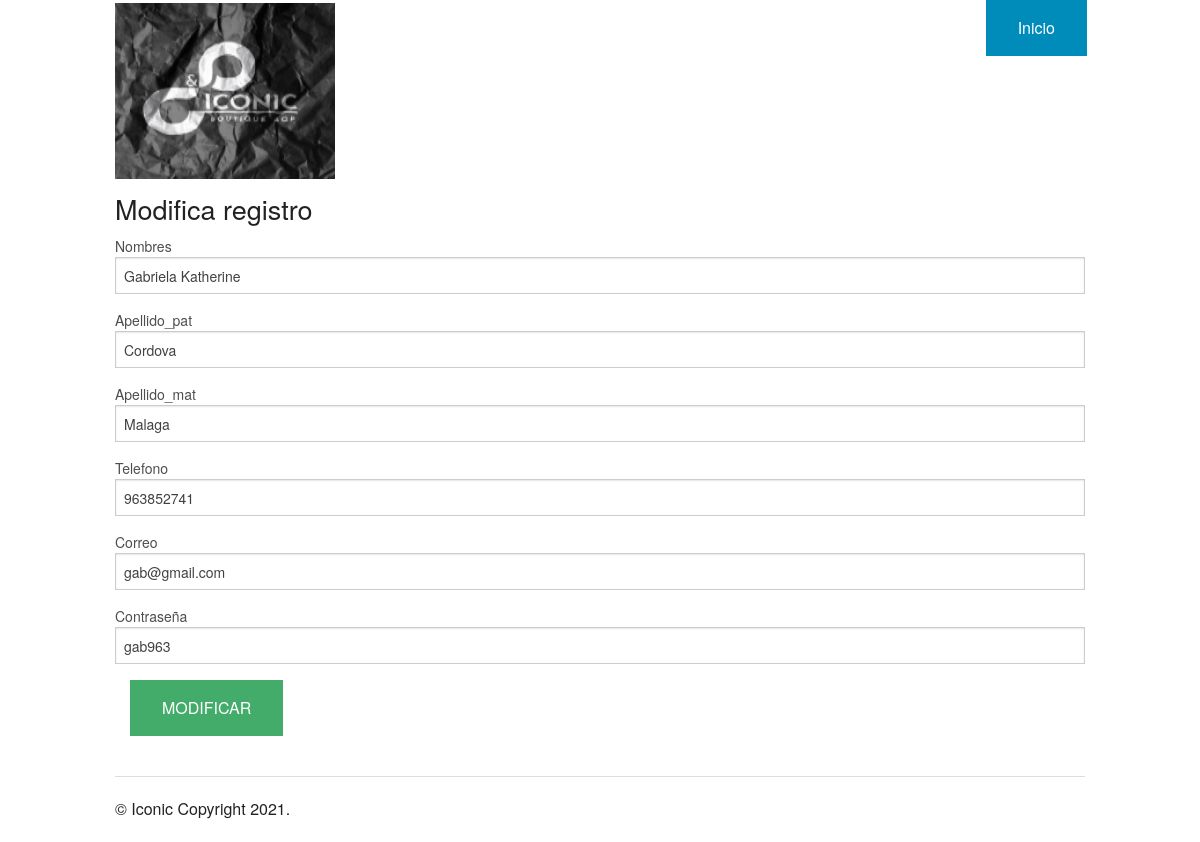
Page /details.php?id=1 on the committed database.
### tables this page shows
CREATE TABLE `cliente` (
  `id` int(11) NOT NULL,
  `nombres` varchar(254) NOT NULL,
  `apellidopat` varchar(254) NOT NULL,
  `apellidomat` varchar(254) NOT NULL,
  `telefono` varchar(254) NOT NULL,
  `correo` varchar(254) NOT NULL,
  `password` varchar(254) NOT NULL
);

### db/database_utilities.php (called while the page is built, shortened)
<?php
$mysqli = new mysqli(DB_HOST,DB_USER,DB_PASSWORD,DB_DATABASE);
function get_user_by_id( $id )
{
	global $mysqli;
	$sql = "SELECT * FROM cliente WHERE id = {$id}";
	$result = $mysqli->query($sql);
	if( $result->num_rows )
		return $result->fetch_assoc();
	return false;
}

### details.php (the view, shortened to what this page needs)
<?php
include_once('db/database_utilities.php');
$id = isset( $_GET['id'] ) ? $_GET['id'] : '';
$user = get_user_by_id( $id );
?>
<!doctype html>
<html class="no-js" lang="es">
  <head>
    <link rel="stylesheet" href="./css/foundation.css" />
  </head>
  <body>
    <?php require_once('headerc.php'); ?>
    <div class="row">
      <div class="large-12 columns">
        <h3>Modifica registro</h3>
        <div class="section-container tabs" data-section>
          <section class="section">
            <div class="content" data-slug="panel1">
              <form method="post">
                <div class="row">
                  <div class="large-12 columns">
                    <label>Nombres
                      <input type="text" name="nombres" value="<?php echo $user['nombres']; ?>" placeholder="" />
                    </label>
                  </div>
                </div>
                <div class="row">
                  <div class="large-12 columns">
                    <label>Apellido_pat
                      <input type="text" name="apellidopat" value="<?php echo $user['apellidopat']; ?>" placeholder="" />
                    </label>
                  </div>
                </div>
                <div class="row">
                  <div class="large-12 columns">
                    <label>Apellido_mat
                      <input type="text" name="apellidomat" value="<?php echo $user['apellidomat']; ?>" placeholder="" />
                    </label>
                  </div>
                </div>
                <div class="row">
                  <div class="large-12 columns">
                    <label>Telefono
                      <input type="text" name="telefono" value="<?php echo $user['telefono']; ?>" placeholder="" />
                    </label>
                  </div>
                </div>
                <div class="row">
                  <div class="large-12 columns">
                    <label>Correo
                      <input type="text" name="correo" value="<?php echo $user['correo']; ?>" placeholder="" />
                    </label>
                  </div>
                </div>
                <div class="row">
                  <div class="large-12 columns">
                    <label>Contraseña
                      <input type="text" name="password" value="<?php echo $user['password']; ?>" placeholder="" />
                    </label>
                  </div>
                </div>
                  <div class="large-4 columns">
                    <label>
                      <input type="submit" class="button success" value="MODIFICAR" />
                    </label>
                  </div>
                </div>
            </div>
        </div>
      </div>
    <?php require_once('footerc.php'); ?>

### rows in the picture
cliente: nombres "Gabriela Katherine", apellidopat "Cordova", apellidomat "Malaga", telefono "963852741", correo "gab@gmail.com", password "gab963"

### other values in the picture
say_year() "2021"
